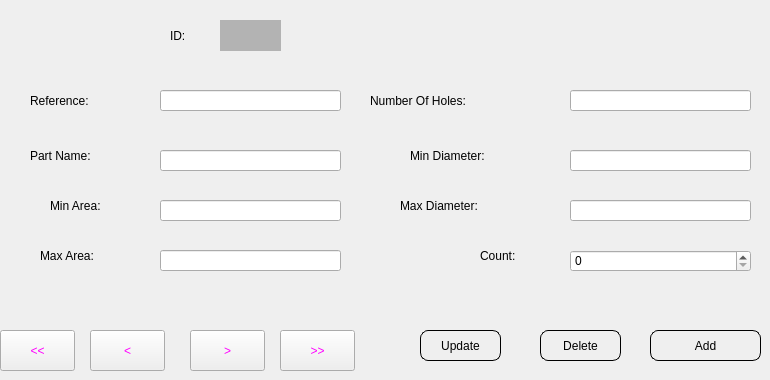
    <widget class="QWidget" name="tabInventory">
     <attribute name="title">
      <string>Edit Inventory</string>
     </attribute>
     <widget class="QLabel" name="label_7">
      <property name="geometry">
       <rect>
        <x>30</x>
        <y>85</y>
        <width>121</width>
        <height>31</height>
       </rect>
      </property>
      <property name="text">
       <string>Reference:</string>
      </property>
     </widget>
     <widget class="QLabel" name="label_8">
      <property name="geometry">
       <rect>
        <x>30</x>
        <y>140</y>
        <width>121</width>
        <height>31</height>
       </rect>
      </property>
      <property name="text">
       <string>Part Name:</string>
      </property>
     </widget>
     <widget class="QLabel" name="label_9">
      <property name="geometry">
       <rect>
        <x>50</x>
        <y>190</y>
        <width>101</width>
        <height>31</height>
       </rect>
      </property>
      <property name="text">
       <string>Min Area:</string>
      </property>
     </widget>
     <widget class="QLabel" name="label_10">
      <property name="geometry">
       <rect>
        <x>40</x>
        <y>240</y>
        <width>111</width>
        <height>31</height>
       </rect>
      </property>
      <property name="text">
       <string>Max Area:</string>
      </property>
     </widget>
     <widget class="QLabel" name="label_11">
      <property name="geometry">
       <rect>
        <x>410</x>
        <y>140</y>
        <width>141</width>
        <height>31</height>
       </rect>
      </property>
      <property name="text">
       <string>Min Diameter:</string>
      </property>
     </widget>
     <widget class="QLabel" name="label_12">
      <property name="geometry">
       <rect>
        <x>480</x>
        <y>240</y>
        <width>71</width>
        <height>31</height>
       </rect>
      </property>
      <property name="text">
       <string>Count:</string>
      </property>
     </widget>
     <widget class="QLabel" name="label_14">
      <property name="geometry">
       <rect>
        <x>370</x>
        <y>85</y>
        <width>181</width>
        <height>31</height>
       </rect>
      </property>
      <property name="text">
       <string>Number Of Holes:</string>
      </property>
     </widget>
     <widget class="QLabel" name="label_15">
      <property name="geometry">
       <rect>
        <x>400</x>
        <y>190</y>
        <width>151</width>
        <height>31</height>
       </rect>
      </property>
      <property name="text">
       <string>Max Diameter:</string>
      </property>
     </widget>
     <widget class="QLineEdit" name="txtRef">
      <property name="geometry">
       <rect>
        <x>160</x>
        <y>90</y>
        <width>181</width>
        <height>21</height>
       </rect>
      </property>
      <property name="styleSheet">
       <string notr="true">font: 12pt &quot;Century Gothic&quot;;
color: rgb(173, 66, 164);</string>
      </property>
     </widget>
     <widget class="QLineEdit" name="txtPart">
      <property name="geometry">
       <rect>
        <x>160</x>
        <y>150</y>
        <width>181</width>
        <height>21</height>
       </rect>
      </property>
      <property name="styleSheet">
       <string notr="true">font: 12pt &quot;Century Gothic&quot;;
color: rgb(173, 66, 164);</string>
      </property>
     </widget>
     <widget class="QLineEdit" name="txtMin">
      <property name="geometry">
       <rect>
        <x>160</x>
        <y>200</y>
        <width>181</width>
        <height>21</height>
       </rect>
      </property>
      <property name="styleSheet">
       <string notr="true">font: 12pt &quot;Century Gothic&quot;;
color: rgb(173, 66, 164);</string>
      </property>
     </widget>
     <widget class="QLineEdit" name="txtMax">
      <property name="geometry">
       <rect>
        <x>160</x>
        <y>250</y>
        <width>181</width>
        <height>21</height>
       </rect>
      </property>
      <property name="styleSheet">
       <string notr="true">font: 12pt &quot;Century Gothic&quot;;
color: rgb(173, 66, 164);</string>
      </property>
     </widget>
     <widget class="QLineEdit" name="txtMinDiam">
      <property name="geometry">
       <rect>
        <x>570</x>
        <y>150</y>
        <width>181</width>
        <height>21</height>
       </rect>
      </property>
      <property name="styleSheet">
       <string notr="true">font: 12pt &quot;Century Gothic&quot;;
color: rgb(173, 66, 164);</string>
      </property>
     </widget>
     <widget class="QLineEdit" name="txtMaxDiam">
      <property name="geometry">
       <rect>
        <x>570</x>
        <y>200</y>
        <width>181</width>
        <height>21</height>
       </rect>
      </property>
      <property name="styleSheet">
       <string notr="true">font: 12pt &quot;Century Gothic&quot;;
color: rgb(173, 66, 164);</string>
      </property>
     </widget>
     <widget class="QLineEdit" name="txtHoles">
      <property name="geometry">
       <rect>
        <x>570</x>
        <y>90</y>
        <width>181</width>
        <height>21</height>
       </rect>
      </property>
      <property name="styleSheet">
       <string notr="true">font: 12pt &quot;Century Gothic&quot;;
color: rgb(173, 66, 164);</string>
      </property>
     </widget>
     <widget class="QSpinBox" name="txtCount">
      <property name="geometry">
       <rect>
        <x>570</x>
        <y>250</y>
        <width>181</width>
        <height>22</height>
       </rect>
      </property>
     </widget>
     <widget class="QLabel" name="label_16">
      <property name="geometry">
       <rect>
        <x>170</x>
        <y>20</y>
        <width>31</width>
        <height>31</height>
       </rect>
      </property>
      <property name="text">
       <string>ID:</string>
      </property>
     </widget>
     <widget class="QLabel" name="lblId">
      <property name="geometry">
       <rect>
        <x>220</x>
        <y>20</y>
        <width>61</width>
        <height>31</height>
       </rect>
      </property>
      <property name="styleSheet">
       <string notr="true">background-color: rgb(179, 179, 179);</string>
      </property>
      <property name="text">
       <string/>
      </property>
     </widget>
     <widget class="QPushButton" name="btnFirst">
      <property name="geometry">
       <rect>
        <x>0</x>
        <y>330</y>
        <width>75</width>
        <height>41</height>
       </rect>
      </property>
      <property name="styleSheet">
       <string notr="true">color: rgb(255, 0, 255);</string>
      </property>
      <property name="text">
       <string>&lt;&lt;</string>
      </property>
     </widget>
     <widget class="QPushButton" name="btnPrevious">
      <property name="geometry">
       <rect>
        <x>90</x>
        <y>330</y>
        <width>75</width>
        <height>41</height>
       </rect>
      </property>
      <property name="styleSheet">
       <string notr="true">color: rgb(255, 0, 255);</string>
      </property>
      <property name="text">
       <string>&lt;</string>
      </property>
     </widget>
     <widget class="QPushButton" name="btnNext">
      <property name="geometry">
       <rect>
        <x>190</x>
        <y>330</y>
        <width>75</width>
        <height>41</height>
       </rect>
      </property>
      <property name="styleSheet">
       <string notr="true">color: rgb(255, 0, 255);</string>
      </property>
      <property name="text">
       <string>&gt;</string>
      </property>
     </widget>
     <widget class="QPushButton" name="btnLast">
      <property name="geometry">
       <rect>
        <x>280</x>
        <y>330</y>
        <width>75</width>
        <height>41</height>
       </rect>
      </property>
      <property name="styleSheet">
       <string notr="true">color: rgb(255, 0, 255);</string>
      </property>
      <property name="text">
       <string>&gt;&gt;</string>
      </property>
     </widget>
     <widget class="QPushButton" name="btnUpdate">
      <property name="geometry">
       <rect>
        <x>420</x>
        <y>330</y>
        <width>81</width>
        <height>31</height>
       </rect>
      </property>
      <property name="styleSheet">
       <string notr="true">QPushButton{
border:1px solid;
border-radius:8px;
}
QPushButton::hover{
      
	background-color: rgb(0, 85, 0);
    border-radius:None;
	color: rgb(255, 255, 255);
}</string>
      </property>
      <property name="text">
       <string>Update</string>
      </property>
     </widget>
     <widget class="QPushButton" name="btnDelete">
      <property name="geometry">
       <rect>
        <x>540</x>
        <y>330</y>
        <width>81</width>
        <height>31</height>
       </rect>
      </property>
      <property name="styleSheet">
       <string notr="true">QPushButton{
border:1px solid;
border-radius:8px;
}
QPushButton::hover{
      
	background-color: rgb(0, 85, 0);
    border-radius:None;
	color: rgb(255, 255, 255);
}</string>
      </property>
      <property name="text">
       <string>Delete</string>
      </property>
     </widget>
     <widget class="QPushButton" name="btnAdd">
      <property name="geometry">
       <rect>
        <x>650</x>
        <y>330</y>
        <width>111</width>
        <height>31</height>
       </rect>
      </property>
      <property name="styleSheet">
       <string notr="true">QPushButton{
border:1px solid;
border-radius:8px;
}
QPushButton::hover{
      
	background-color: rgb(0, 85, 0);
    border-radius:None;
	color: rgb(255, 255, 255);
}</string>
      </property>
      <property name="text">
       <string>Add</string>
      </property>
     </widget>
    </widget>
